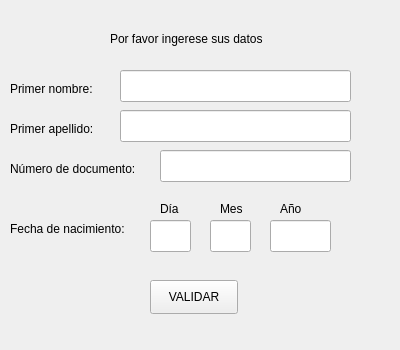
<?xml version="1.0" encoding="UTF-8"?>
<ui version="4.0">
 <class>datos_p</class>
 <widget class="QWidget" name="datos_p">
  <property name="windowModality">
   <enum>Qt::ApplicationModal</enum>
  </property>
  <property name="geometry">
   <rect>
    <x>0</x>
    <y>0</y>
    <width>400</width>
    <height>350</height>
   </rect>
  </property>
  <property name="minimumSize">
   <size>
    <width>400</width>
    <height>350</height>
   </size>
  </property>
  <property name="maximumSize">
   <size>
    <width>400</width>
    <height>350</height>
   </size>
  </property>
  <property name="windowTitle">
   <string>Form</string>
  </property>
  <widget class="QLabel" name="label">
   <property name="geometry">
    <rect>
     <x>110</x>
     <y>30</y>
     <width>181</width>
     <height>18</height>
    </rect>
   </property>
   <property name="autoFillBackground">
    <bool>false</bool>
   </property>
   <property name="text">
    <string>Por favor ingerese sus datos</string>
   </property>
  </widget>
  <widget class="QLabel" name="label_2">
   <property name="geometry">
    <rect>
     <x>10</x>
     <y>80</y>
     <width>101</width>
     <height>18</height>
    </rect>
   </property>
   <property name="text">
    <string>Primer nombre:</string>
   </property>
  </widget>
  <widget class="QLabel" name="label_3">
   <property name="geometry">
    <rect>
     <x>10</x>
     <y>120</y>
     <width>111</width>
     <height>18</height>
    </rect>
   </property>
   <property name="text">
    <string>Primer apellido:</string>
   </property>
  </widget>
  <widget class="QLabel" name="label_4">
   <property name="geometry">
    <rect>
     <x>10</x>
     <y>160</y>
     <width>151</width>
     <height>18</height>
    </rect>
   </property>
   <property name="text">
    <string>Número de documento:</string>
   </property>
  </widget>
  <widget class="QLabel" name="label_5">
   <property name="geometry">
    <rect>
     <x>10</x>
     <y>220</y>
     <width>141</width>
     <height>18</height>
    </rect>
   </property>
   <property name="text">
    <string>Fecha de nacimiento:</string>
   </property>
  </widget>
  <widget class="QLabel" name="label_6">
   <property name="geometry">
    <rect>
     <x>160</x>
     <y>200</y>
     <width>31</width>
     <height>18</height>
    </rect>
   </property>
   <property name="text">
    <string>Día</string>
   </property>
  </widget>
  <widget class="QLabel" name="label_7">
   <property name="geometry">
    <rect>
     <x>220</x>
     <y>200</y>
     <width>31</width>
     <height>18</height>
    </rect>
   </property>
   <property name="text">
    <string>Mes</string>
   </property>
  </widget>
  <widget class="QLabel" name="label_8">
   <property name="geometry">
    <rect>
     <x>280</x>
     <y>200</y>
     <width>58</width>
     <height>18</height>
    </rect>
   </property>
   <property name="text">
    <string>Año</string>
   </property>
  </widget>
  <widget class="QLineEdit" name="nombre">
   <property name="geometry">
    <rect>
     <x>120</x>
     <y>70</y>
     <width>231</width>
     <height>32</height>
    </rect>
   </property>
  </widget>
  <widget class="QLineEdit" name="apellido">
   <property name="geometry">
    <rect>
     <x>120</x>
     <y>110</y>
     <width>231</width>
     <height>32</height>
    </rect>
   </property>
  </widget>
  <widget class="QLineEdit" name="document_line">
   <property name="geometry">
    <rect>
     <x>160</x>
     <y>150</y>
     <width>191</width>
     <height>32</height>
    </rect>
   </property>
  </widget>
  <widget class="QLineEdit" name="day_line">
   <property name="geometry">
    <rect>
     <x>150</x>
     <y>220</y>
     <width>41</width>
     <height>32</height>
    </rect>
   </property>
   <property name="inputMethodHints">
    <set>Qt::ImhNone</set>
   </property>
  </widget>
  <widget class="QLineEdit" name="month_line">
   <property name="geometry">
    <rect>
     <x>210</x>
     <y>220</y>
     <width>41</width>
     <height>32</height>
    </rect>
   </property>
   <property name="inputMethodHints">
    <set>Qt::ImhNone</set>
   </property>
  </widget>
  <widget class="QLineEdit" name="year_line">
   <property name="geometry">
    <rect>
     <x>270</x>
     <y>220</y>
     <width>61</width>
     <height>32</height>
    </rect>
   </property>
   <property name="inputMethodHints">
    <set>Qt::ImhNone</set>
   </property>
  </widget>
  <widget class="QPushButton" name="boton_validar">
   <property name="geometry">
    <rect>
     <x>150</x>
     <y>280</y>
     <width>88</width>
     <height>34</height>
    </rect>
   </property>
   <property name="text">
    <string>VALIDAR</string>
   </property>
  </widget>
 </widget>
 <resources/>
 <connections/>
</ui>
